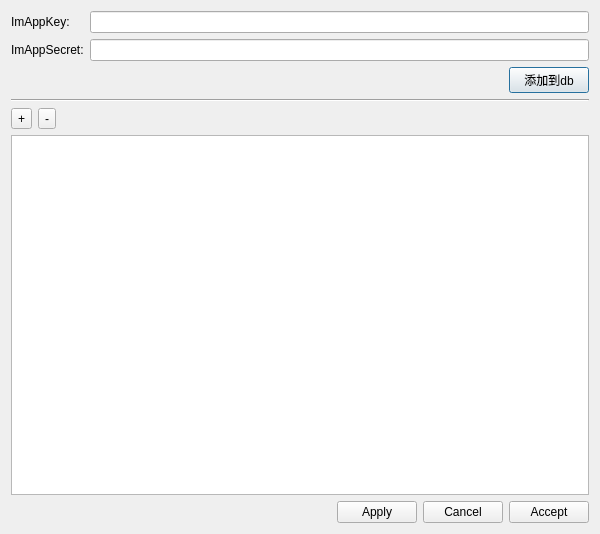
<?xml version="1.0" encoding="UTF-8"?>
<ui version="4.0">
 <class>Dialog</class>
 <widget class="QDialog" name="Dialog">
  <property name="geometry">
   <rect>
    <x>0</x>
    <y>0</y>
    <width>600</width>
    <height>534</height>
   </rect>
  </property>
  <property name="windowTitle">
   <string>Dialog</string>
  </property>
  <layout class="QVBoxLayout" name="verticalLayout">
   <item>
    <layout class="QGridLayout" name="gridLayout">
     <item row="0" column="0">
      <widget class="QLabel" name="lbl_im_appkey">
       <property name="text">
        <string>ImAppKey:</string>
       </property>
      </widget>
     </item>
     <item row="0" column="1">
      <widget class="QLineEdit" name="edit_im_appkey"/>
     </item>
     <item row="1" column="0">
      <widget class="QLabel" name="lbl_im_app_sceret">
       <property name="text">
        <string>ImAppSecret:</string>
       </property>
      </widget>
     </item>
     <item row="1" column="1">
      <widget class="QLineEdit" name="edit_im_app_secret"/>
     </item>
    </layout>
   </item>
   <item>
    <layout class="QHBoxLayout" name="horizontalLayout_3">
     <property name="leftMargin">
      <number>0</number>
     </property>
     <property name="topMargin">
      <number>0</number>
     </property>
     <property name="rightMargin">
      <number>0</number>
     </property>
     <property name="bottomMargin">
      <number>0</number>
     </property>
     <item>
      <spacer name="horizontalSpacer_3">
       <property name="orientation">
        <enum>Qt::Horizontal</enum>
       </property>
       <property name="sizeHint" stdset="0">
        <size>
         <width>40</width>
         <height>20</height>
        </size>
       </property>
      </spacer>
     </item>
     <item>
      <widget class="QPushButton" name="pushButton">
       <property name="text">
        <string>添加到db</string>
       </property>
      </widget>
     </item>
    </layout>
   </item>
   <item>
    <widget class="Line" name="line">
     <property name="orientation">
      <enum>Qt::Horizontal</enum>
     </property>
    </widget>
   </item>
   <item>
    <layout class="QHBoxLayout" name="horizontalLayout_2">
     <item>
      <widget class="QToolButton" name="toolButton">
       <property name="text">
        <string>+</string>
       </property>
      </widget>
     </item>
     <item>
      <widget class="QToolButton" name="toolButton_2">
       <property name="text">
        <string>-</string>
       </property>
      </widget>
     </item>
     <item>
      <spacer name="horizontalSpacer_2">
       <property name="orientation">
        <enum>Qt::Horizontal</enum>
       </property>
       <property name="sizeHint" stdset="0">
        <size>
         <width>40</width>
         <height>20</height>
        </size>
       </property>
      </spacer>
     </item>
    </layout>
   </item>
   <item>
    <widget class="QTableView" name="tableView"/>
   </item>
   <item>
    <layout class="QHBoxLayout" name="horizontalLayout">
     <item>
      <spacer name="horizontalSpacer">
       <property name="orientation">
        <enum>Qt::Horizontal</enum>
       </property>
       <property name="sizeHint" stdset="0">
        <size>
         <width>40</width>
         <height>20</height>
        </size>
       </property>
      </spacer>
     </item>
     <item>
      <widget class="QPushButton" name="pushButton_apply">
       <property name="text">
        <string>Apply</string>
       </property>
      </widget>
     </item>
     <item>
      <widget class="QPushButton" name="pushButton_cancel">
       <property name="text">
        <string>Cancel</string>
       </property>
      </widget>
     </item>
     <item>
      <widget class="QPushButton" name="pushButton_accept">
       <property name="text">
        <string>Accept</string>
       </property>
      </widget>
     </item>
    </layout>
   </item>
  </layout>
 </widget>
 <resources/>
 <connections/>
</ui>
